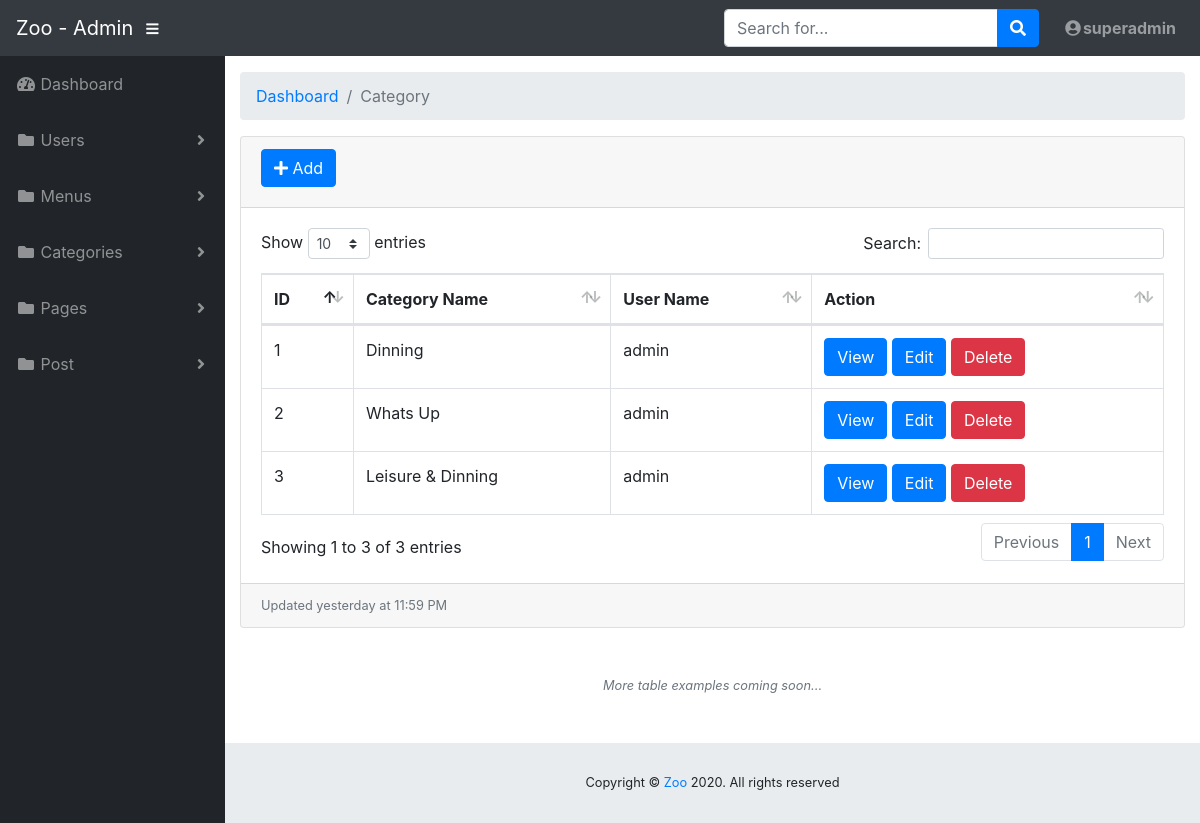
The app's page /admin/category/list.php (signed in), older data.
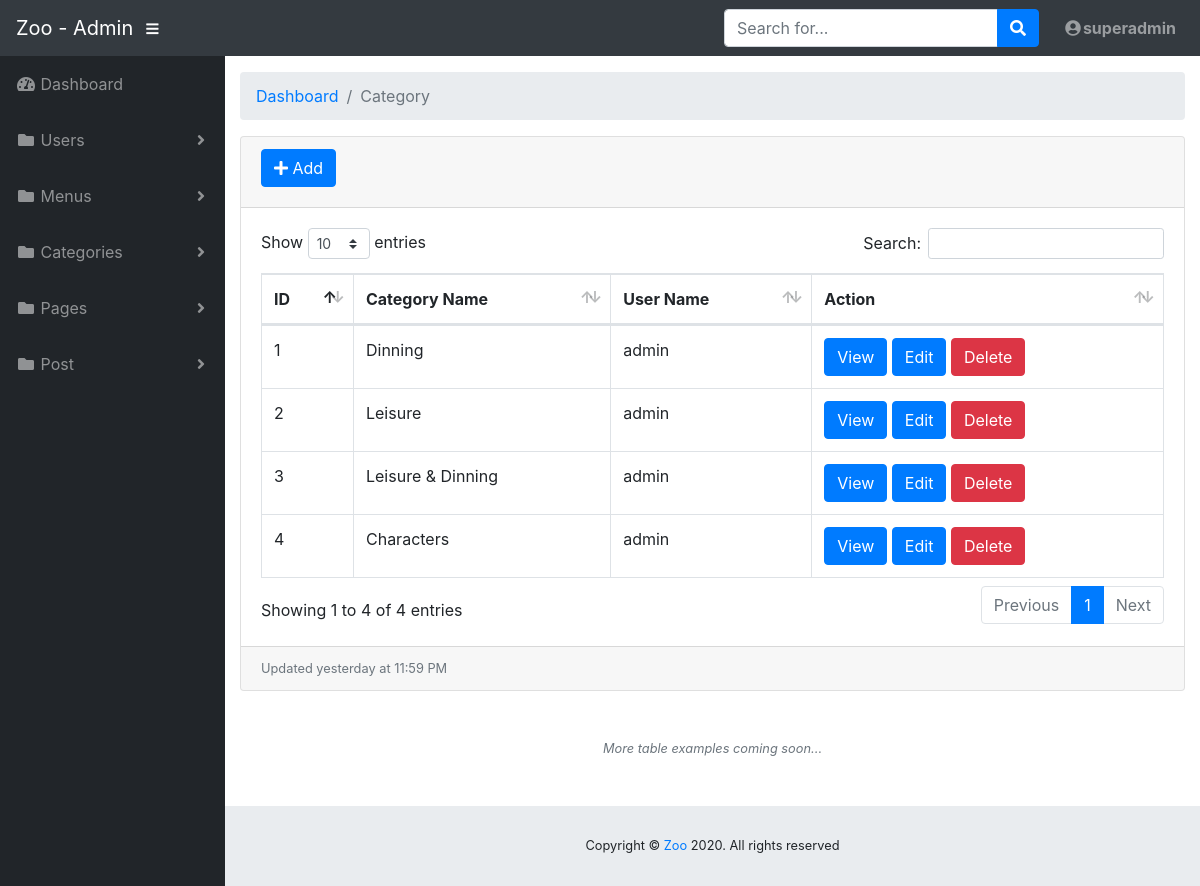
The same page, newer data.
### tables this page shows
CREATE TABLE `category` (
  `id` int(11) NOT NULL,
  `cate_name` varchar(250) NOT NULL,
  `parent_id` int(11) NOT NULL DEFAULT '0',
  `user` int(11) NOT NULL,
  `status` int(11) NOT NULL DEFAULT '1'
);

CREATE TABLE `users` (
  `user_id` int(11) NOT NULL,
  `username` varchar(250) NOT NULL,
  `password` varchar(250) NOT NULL,
  `role_id` int(11) NOT NULL DEFAULT '2',
  `status` int(1) NOT NULL DEFAULT '1'
);

### admin/category/list.php (the view, shortened to what the changed rows need)
<?php
$conn = conn_db();
$sql = "SELECT * FROM category inner join users on category.user = users.user_id WHERE category.status = 1 ORDER BY id DESC";
$result = mysqli_query($conn, $sql);
if (mysqli_num_rows($result) > 0) {
    while ($row = mysqli_fetch_assoc($result)) {
        $_data[] = $row;
        }
    }
?>
<!DOCTYPE html>
<html lang="en">
<head>
  <link href="../vendor/fontawesome-free/css/all.min.css" rel="stylesheet" type="text/css">
  <link href="../vendor/datatables/dataTables.bootstrap4.css" rel="stylesheet">
  <link href="../css/sb-admin.css" rel="stylesheet">
</head>
<body id="page-top">
  <div id="wrapper">
    <div id="content-wrapper">
      <div class="container-fluid">
        <div class="card mb-3">
          <div class="card-body">
            <div class="table-responsive">
              <table class="table table-bordered" id="dataTable" width="100%" cellspacing="0">
                <thead>
                  <tr>
                    <th>ID</th>
                    <th>Category Name</th>
                    <th>User Name</th>
                    <th>Action</th>
                  </tr>
                </thead>
                <tbody>
                  <?php
                  $i = 1;
                  if (!empty($_data)) {
                    foreach ($_data as $key => $value) : ?>
                      <tr>
                          <td><?php echo $i++;  ?></td>
                          <td><?= $value['cate_name'] ?></td>
                          <td><?= $value['username'] ?></td>
                          <td>
                            <button class="btn btn-primary" type="button"><a class="text-white" href="<?="view.php?id={$value['id']}" ?>" target="_blank"> View </a></button>
                            <button class="btn btn-primary" type="button"><a class="text-white" href="<?="./edit.php?id={$value['id']}" ?>" target="_blank"> Edit </a></button>
                            <button class="btn btn-danger" type="button"><a class="text-white" href="<?="delete.php?id={$value['id']}" ?>" target="_blank" onclick="return confirm('Are you sure you want to delete this item?');"> Delete </a></button>
                          </td>
                      </tr>
                    <?php endforeach;
                    }
                  ?>
                    </tbody>
              </table>
            </div>
          </div>
        </div>
      </div>
    </div>
  </div>
</body>
</html>

Row changes from the older to the newer data that the page shows:
no longer on this page (row edited): category: cate_name "Whats Up", users.username "admin"
now on this page (row edited): category: cate_name "Leisure", users.username "admin"
now on this page (row edited): category: cate_name "Characters", users.username "admin"
Text that changed along with them:
text written by a page script: "Show entries Search: Showing 1 to 3 of 3 entries Previous 1 Next" → "Show entries Search: Showing 1 to 4 of 4 entries Previous 1 Next"
